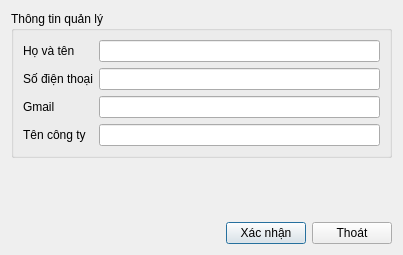
<?xml version="1.0" encoding="UTF-8"?>
<ui version="4.0">
 <class>QLThongTinDialog</class>
 <widget class="QDialog" name="QLThongTinDialog">
  <property name="geometry">
   <rect>
    <x>0</x>
    <y>0</y>
    <width>403</width>
    <height>255</height>
   </rect>
  </property>
  <property name="windowTitle">
   <string>Dialog</string>
  </property>
  <layout class="QVBoxLayout" name="verticalLayout_3">
   <item>
    <widget class="QGroupBox" name="groupBox">
     <property name="title">
      <string>Thông tin quản lý</string>
     </property>
     <layout class="QHBoxLayout" name="horizontalLayout">
      <item>
       <layout class="QVBoxLayout" name="verticalLayout">
        <item>
         <widget class="QLabel" name="label">
          <property name="text">
           <string>Họ và tên</string>
          </property>
         </widget>
        </item>
        <item>
         <widget class="QLabel" name="label_2">
          <property name="text">
           <string>Số điện thoại</string>
          </property>
         </widget>
        </item>
        <item>
         <widget class="QLabel" name="label_3">
          <property name="text">
           <string>Gmail</string>
          </property>
         </widget>
        </item>
        <item>
         <widget class="QLabel" name="label_4">
          <property name="text">
           <string>Tên công ty</string>
          </property>
         </widget>
        </item>
       </layout>
      </item>
      <item>
       <layout class="QVBoxLayout" name="verticalLayout_2">
        <item>
         <widget class="QLineEdit" name="lineEditHoVaTen"/>
        </item>
        <item>
         <widget class="QLineEdit" name="lineEditSoDienThoai"/>
        </item>
        <item>
         <widget class="QLineEdit" name="lineEditGmail"/>
        </item>
        <item>
         <widget class="QLineEdit" name="lineEditTenCongTy"/>
        </item>
       </layout>
      </item>
     </layout>
    </widget>
   </item>
   <item>
    <spacer name="verticalSpacer">
     <property name="orientation">
      <enum>Qt::Orientation::Vertical</enum>
     </property>
     <property name="sizeHint" stdset="0">
      <size>
       <width>20</width>
       <height>39</height>
      </size>
     </property>
    </spacer>
   </item>
   <item>
    <layout class="QHBoxLayout" name="horizontalLayout_2">
     <item>
      <spacer name="horizontalSpacer">
       <property name="orientation">
        <enum>Qt::Orientation::Horizontal</enum>
       </property>
       <property name="sizeHint" stdset="0">
        <size>
         <width>40</width>
         <height>20</height>
        </size>
       </property>
      </spacer>
     </item>
     <item>
      <widget class="QPushButton" name="pushButtonXacNhan">
       <property name="text">
        <string>Xác nhận</string>
       </property>
      </widget>
     </item>
     <item>
      <widget class="QPushButton" name="pushButtonThoat">
       <property name="text">
        <string>Thoát</string>
       </property>
      </widget>
     </item>
    </layout>
   </item>
  </layout>
 </widget>
 <resources/>
 <connections/>
</ui>
